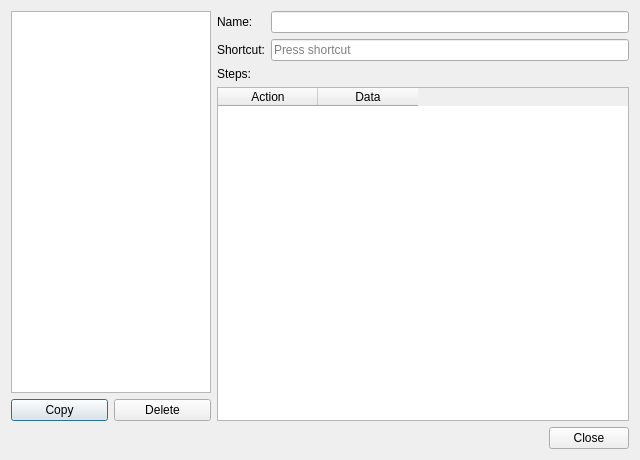
<?xml version="1.0" encoding="UTF-8"?>
<ui version="4.0">
 <class>MacroManageDialog</class>
 <widget class="QDialog" name="MacroManageDialog">
  <property name="geometry">
   <rect>
    <x>0</x>
    <y>0</y>
    <width>640</width>
    <height>460</height>
   </rect>
  </property>
  <property name="windowTitle">
   <string>Manage Macros</string>
  </property>
  <layout class="QVBoxLayout" name="mainVerticalLayout">
   <item>
    <layout class="QHBoxLayout" name="contentLayout">
     <item>
      <layout class="QVBoxLayout" name="leftPanelLayout">
       <item>
        <widget class="QListWidget" name="listWidget">
         <property name="sizePolicy">
          <sizepolicy hsizetype="Maximum" vsizetype="Expanding">
           <horstretch>0</horstretch>
           <verstretch>0</verstretch>
          </sizepolicy>
         </property>
         <property name="maximumSize">
          <size>
           <width>200</width>
           <height>16777215</height>
          </size>
         </property>
        </widget>
       </item>
       <item>
        <layout class="QHBoxLayout" name="listButtonLayout">
         <item>
          <widget class="QPushButton" name="copyButton">
           <property name="text">
            <string>Copy</string>
           </property>
           <property name="icon">
            <iconset theme="edit-copy"/>
           </property>
          </widget>
         </item>
         <item>
          <widget class="QPushButton" name="deleteButton">
           <property name="text">
            <string>Delete</string>
           </property>
           <property name="icon">
            <iconset theme="edit-delete"/>
           </property>
          </widget>
         </item>
        </layout>
       </item>
      </layout>
     </item>
     <item>
      <layout class="QVBoxLayout" name="rightPanelLayout">
       <item>
        <layout class="QFormLayout" name="formLayout">
         <item row="0" column="0">
          <widget class="QLabel" name="nameLabel">
           <property name="text">
            <string>Name:</string>
           </property>
          </widget>
         </item>
         <item row="0" column="1">
          <widget class="QLineEdit" name="nameEdit"/>
         </item>
         <item row="1" column="0">
          <widget class="QLabel" name="shortcutLabel">
           <property name="text">
            <string>Shortcut:</string>
           </property>
          </widget>
         </item>
         <item row="1" column="1">
          <widget class="QKeySequenceEdit" name="shortcutEdit"/>
         </item>
        </layout>
       </item>
       <item>
        <widget class="QLabel" name="stepsLabel">
         <property name="text">
          <string>Steps:</string>
         </property>
        </widget>
       </item>
       <item>
        <widget class="QTableWidget" name="stepTable">
         <property name="editTriggers">
          <set>QAbstractItemView::EditTrigger::NoEditTriggers</set>
         </property>
         <property name="selectionMode">
          <enum>QAbstractItemView::SelectionMode::SingleSelection</enum>
         </property>
         <property name="selectionBehavior">
          <enum>QAbstractItemView::SelectionBehavior::SelectRows</enum>
         </property>
         <attribute name="verticalHeaderVisible">
          <bool>false</bool>
         </attribute>
         <column>
          <property name="text">
           <string>Action</string>
          </property>
         </column>
         <column>
          <property name="text">
           <string>Data</string>
          </property>
         </column>
        </widget>
       </item>
      </layout>
     </item>
    </layout>
   </item>
   <item>
    <widget class="QDialogButtonBox" name="buttonBox">
     <property name="standardButtons">
      <set>QDialogButtonBox::StandardButton::Close</set>
     </property>
    </widget>
   </item>
  </layout>
 </widget>
 <resources/>
 <connections>
  <connection>
   <sender>buttonBox</sender>
   <signal>rejected()</signal>
   <receiver>MacroManageDialog</receiver>
   <slot>reject()</slot>
   <hints>
    <hint type="sourcelabel">
     <x>20</x>
     <y>20</y>
    </hint>
    <hint type="destinationlabel">
     <x>20</x>
     <y>20</y>
    </hint>
   </hints>
  </connection>
 </connections>
</ui>
